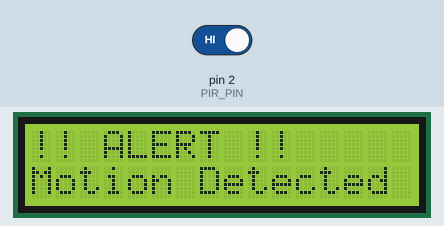
This sketch was run on a simulated Arduino Uno, built with avr-gcc and run on an emulated ATmega328P. Parts: 16×2 character LCD. The inputs (shaded band) are chosen by the test bench; at power-on: pin 2 (PIR_PIN) HIGH.

Above: at 1.2 s.
1.3 s: pin 2 (PIR_PIN) driven LOW
At 2.0 s:
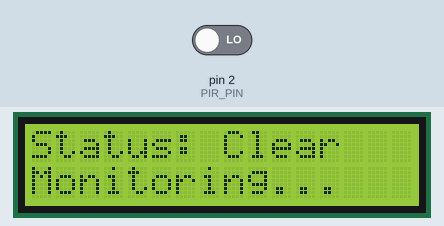
2.8 s: pin 2 (PIR_PIN) driven HIGH
At 4.2 s:
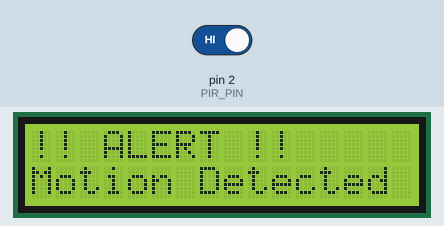
Timing chart, 0 to 5.8 s (numbered marks = the images above; inputs shaded):
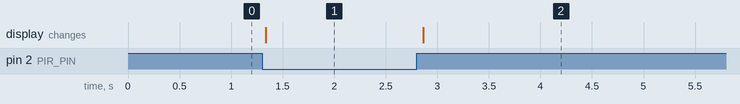

Measured:
- after the input at 1.3 s, the display: changes at once (image 1)
- after the input at 2.8 s, the display: changes after 0.06 s (image 2)

The sketch:

lcd_code.ino
```cpp
#include <Wire.h>
#include <Adafruit_LiquidCrystal.h>

const int PIR_PIN = 2; // PIR signal pin
int lastState = -1;    // Force initial display update

// Initialize LCD via I2C. Default address is 0 (which maps to 0x20-0x27 depending on chip)
Adafruit_LiquidCrystal lcd(0);

void setup() {
  pinMode(PIR_PIN, INPUT);

  lcd.begin(16, 2);  // Define 16 columns and 2 rows
  lcd.setBacklight(HIGH); // Turn screen backlight on

  lcd.setCursor(0, 0);
  lcd.print("System Ready...");
}

void loop() {
  int currentState = digitalRead(PIR_PIN);

  // Only update screen on state changes to prevent lag and flicker
  if (currentState != lastState) {
    lcd.clear();

    if (currentState == HIGH) {
      lcd.setCursor(0, 0);
      lcd.print("!! ALERT !!");
      lcd.setCursor(0, 1);
      lcd.print("Motion Detected");
    } else {
      lcd.setCursor(0, 0);
      lcd.print("Status: Clear");
      lcd.setCursor(0, 1);
      lcd.print("Monitoring...");
    }

    lastState = currentState; // Store state
  }
  delay(100);
}
```
